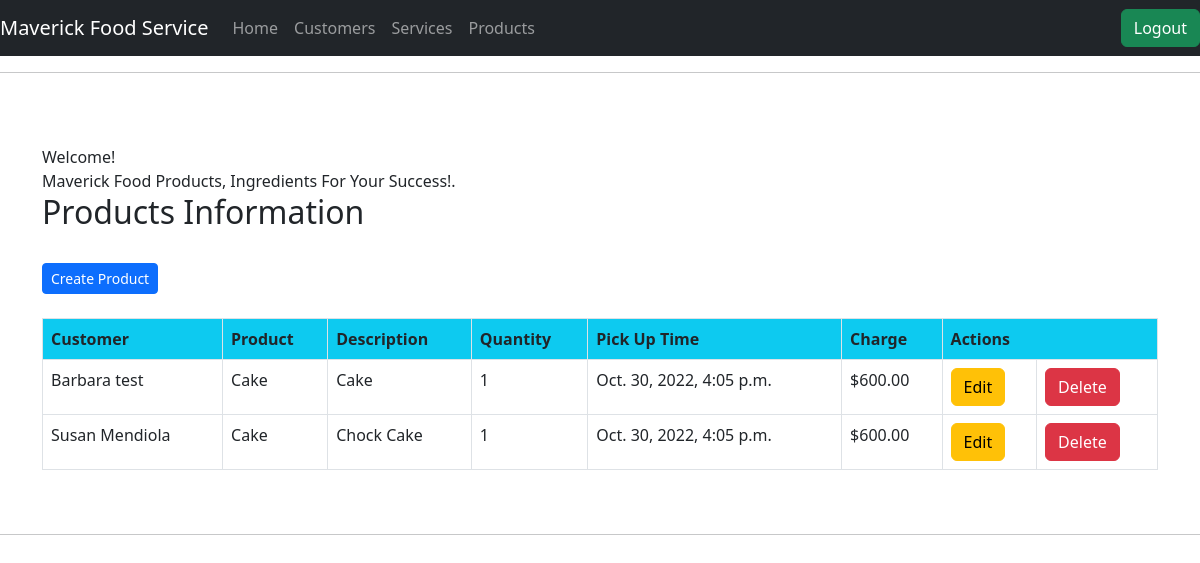
The app's page /product/ with its own data.
### accounts/models.py (models this page shows, shortened)
class Product(models.Model):
    cust_name = models.ForeignKey(Customer, on_delete=models.CASCADE, related_name='products')
    product = models.CharField(max_length=100)
    description = models.TextField()
    quantity = models.IntegerField()
    pickup_time = models.DateTimeField(
        default=timezone.now)
    charge = models.DecimalField(max_digits=10, decimal_places=2)
    created_date = models.DateTimeField(
        default=timezone.now)
    updated_date = models.DateTimeField(auto_now_add=True)

class Customer(models.Model):
    cust_name = models.CharField(max_length=50)
    email = models.EmailField(max_length=100)
    phone = models.CharField(max_length=20)
    bldgroom = models.CharField(max_length=100)
    address = models.CharField(max_length=200)
    city = models.CharField(max_length=50)
    state = models.CharField(max_length=50)
    zipcode = models.CharField(max_length=10)
    organization = models.CharField(max_length=100)
    role = models.CharField(max_length=100)
    def __str__ (self):
        return self.cust_name

### accounts/views.py (the view)
# urls.py: path("product/",views.products, name="product"),
def products(request):
    product = Product.objects.all()
    return render(request, 'accounts/products_list.html', {'product':product})

### accounts/templates/accounts/products_list.html
{% extends 'accounts/main.html' %}
{% block content %}
<br>
<div class="container">
    <div class="panel panel-primary">
        <div class="panel-heading">Welcome!</div>
        <div class="panel-body">
            Maverick Food Products, Ingredients For Your Success!.
        </div>
    </div>
    <div class="row">
        <h2>Products Information</h2>
    </div>
<br>
<a class="btn btn-primary btn-sm btn-block" href="{% url 'create_product'%}"> Create Product</a>
<br>
<br>
<div class="row">
    <div class="col-12">
        <table class="table table-bordered">
            <thead>
                <tr class="bg-info">
                    <th>Customer</th>
                    <th>Product</th>
                    <th>Description</th>
                    <th>Quantity</th>
                    <th>Pick Up Time</th>
                    <th>Charge</th>
                    <th colspan="3">Actions</th>
                </tr>
            </thead>
            <tbody>
                {% for prod in product %}
                <tr>
                    <td>{{ prod.cust_name }}</td>
                    <td>{{ prod.product }}</td>
                    <td>{{ prod.description }}</td>
                    <td>{{ prod.quantity }}</td>
                    <td>{{ prod.pickup_time}}</td>
                    <td>${{ prod.charge}}</td>
                    <td><a href="{% url 'update_product' prod.id%}"
                           class="btn btn-warning">Edit</a>
                    </td>
                    <td><a href="{% url 'delete_product' prod.id%}"
                           class="btn btn-danger">Delete</a>
                    </td>
                </tr>
            {% endfor %}
            </tbody>
        </table>
    </div>
</div>
</div>
{% endblock %}

### accounts/templates/accounts/main.html (shortened to what this page needs)
{% load static %}
<!DOCTYPE html>
<html lang="en">
	<head>
		<link rel="stylesheet" type="text/css" href="{% static '/css/main.css' %}">
		<link
			href="https://cdn.jsdelivr.net/npm/bootstrap@5.2.2/dist/css/bootstrap.min.css"
			rel="stylesheet"
>
	</head>
	<body>
		{% include 'accounts/navbar.html'%}
		<hr>
		{% block content %}
		{% endblock %}
		<hr>
	</body>
</html>

### accounts/templates/accounts/navbar.html (shortened to what this page needs)
{% load static %}
<nav class="navbar navbar-expand-lg  navbar-dark bg-dark">
    <a class="navbar-brand" href="{% url 'home'%}">Maverick Food Service</a>
    <div class="collapse navbar-collapse" id="navbarNavAltMarkup">
      <div class="navbar-nav">
        <a class="nav-item nav-link" href="{% url 'home'%}">Home</span></a>
        <a class="nav-item nav-link" href="{% url 'customer' %}">Customers</a>
        <a class="nav-item nav-link" href="{% url 'service'%}">Services</a>
        <a class="nav-item nav-link" href="{% url 'product'%}">Products</a>
      </div>
    </div>
    <span><a class="btn btn-success" href="{% url 'logout'%}">Logout</a></span>
  </nav>

### static/css/main.css (style rules this page uses)
body { background-color:blue; }
.container { padding: 2rem 0rem; }

### records on screen
Product: cust_name "Barbara test", product "Cake", description "Cake", quantity "1", pickup_time "Oct. 30, 2022, 4:05 p.m.", charge "600.00"
Product: cust_name "Susan Mendiola", product "Cake", description "Chock Cake", quantity "1", pickup_time "Oct. 30, 2022, 4:05 p.m.", charge "600.00"
